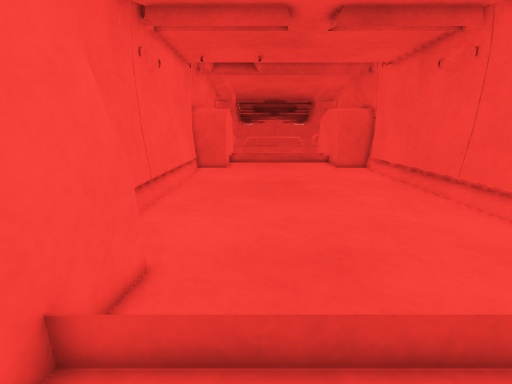
[1] (above)

16 first-person views from a walk through a Gazebo world. The camera is 0.31 m above the floor, tilts 14° down and sees 90° across. The floor is counted in squares, 0.1 m on a side. Each view is taken from the middle of a square. On the plan, view 1 faces up. The plan holds only what a view shows up to about 19 squares ahead; the rest is blank.

[2]
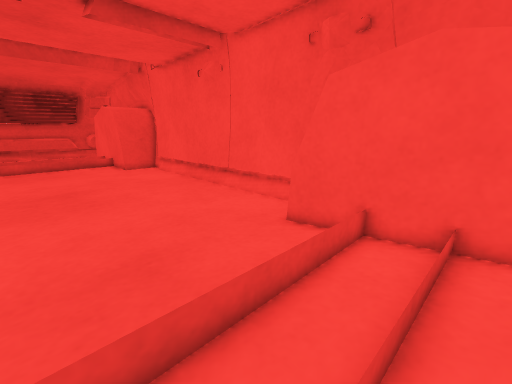

[3]
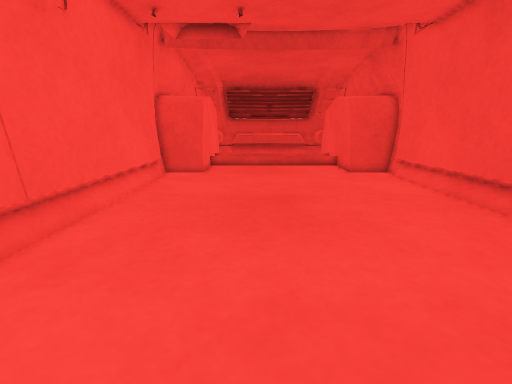

[4]
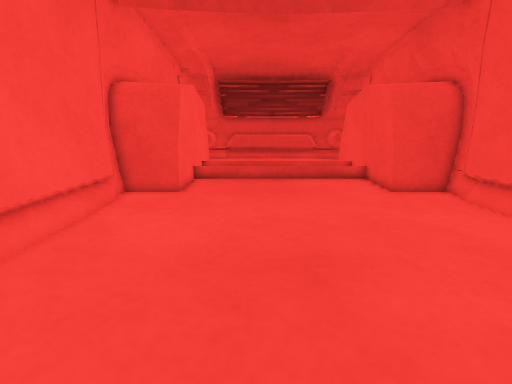

[5]
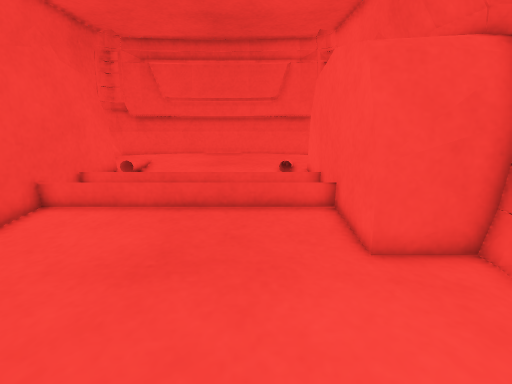

[6]
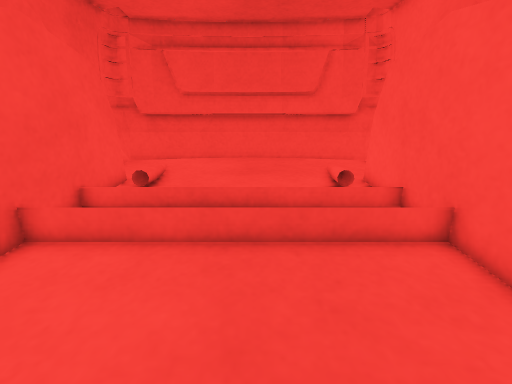

[7]
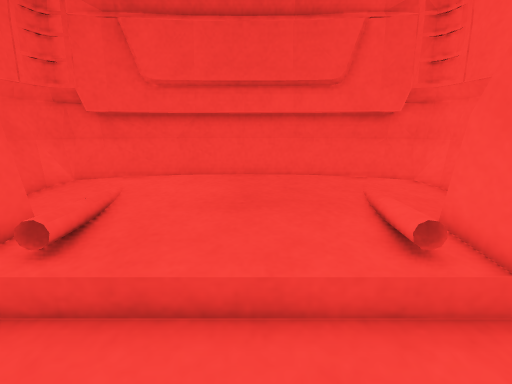

[8]
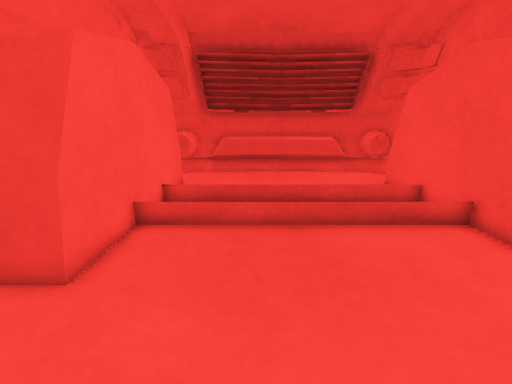

[9]
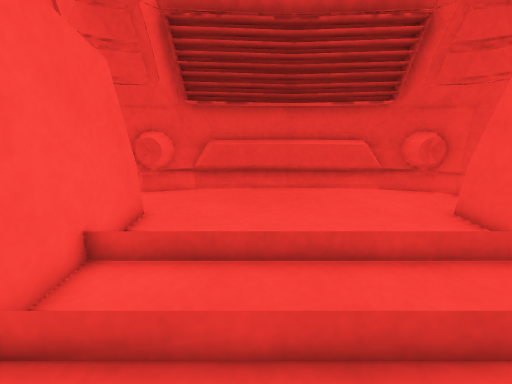

[10]
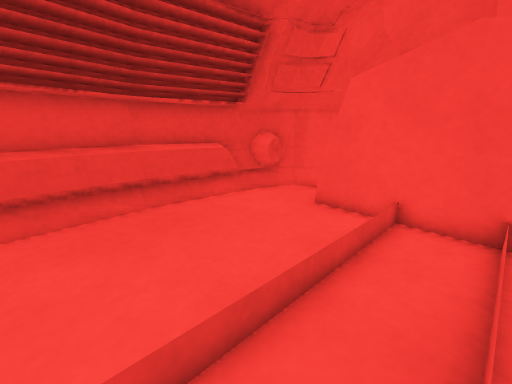

[11]
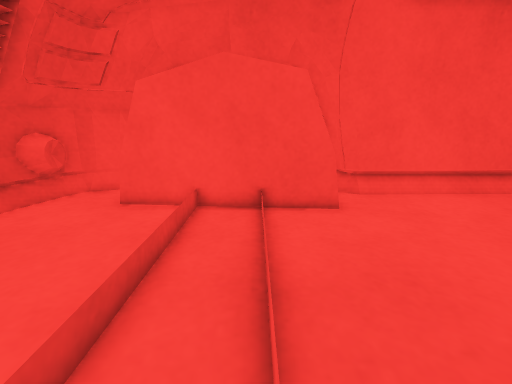

[12]
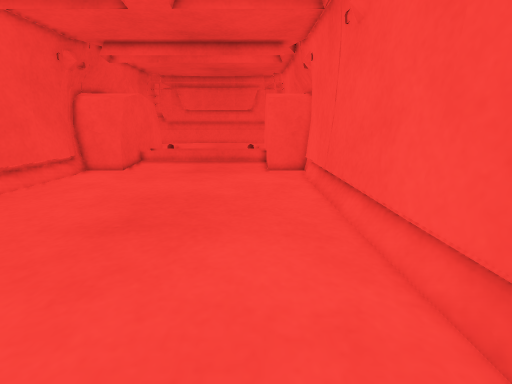

[13]
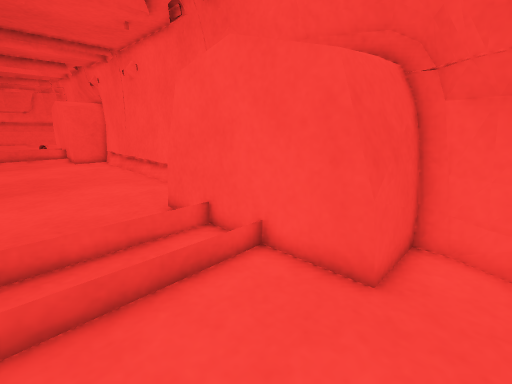

[14]
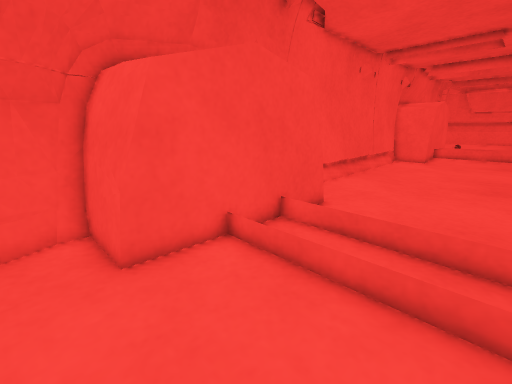

[15]
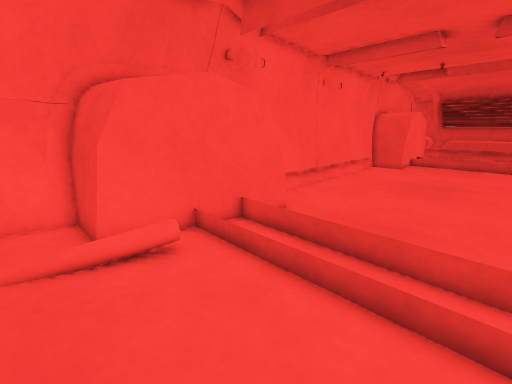

[16]
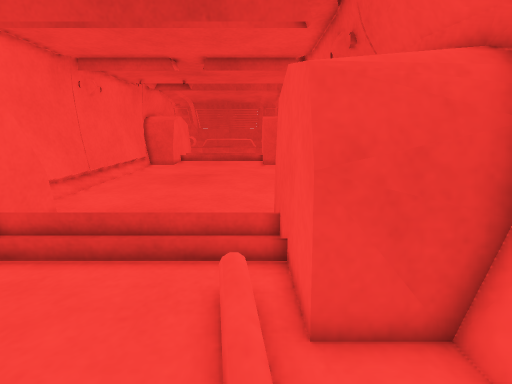

### Floor plan
Key: @ floor where view 1 was taken; # wall or solid block; . main floor; : floor 0.05 m higher than the main floor; + floor 0.1 m higher than the main floor; / step, stairs or slope; = window, fence, low wall or low ledge; v drop or lower ground.
Columns run from 6 left of view 1 to 11 right of it. Each row starts with its distance up from view 1.
 38     vvv#   #vv
 37  v####### ######v
 36  ####    #   ####v
 35 ###............###
 34 ##..............##
 33 ####..........####
 32 ####..........####
 31 #  #..........#  #
 30 #  #..........#  #
 29 #  #..........#  #
 28 #  #..........#  #
 27 #  #..........#  #
 26 ####..........####
 25 ###=..........=###
 24 #................#
 23 #=..............=#
 22 #=..............=#
 21 #=..............=#
 20 v=..............=v
 19 v=..............=v
 18 v=..............=v
 17 v=..............=v
 16 v=..............=v
 15 v=..............=v
 14 v=..............=v
 13 v=..............=v
 12 v=..............=v
 11 v=..............=v
 10 v=..............=v
  9 #=..............=#
  8 #=..............=#
  7 #=..............=#
  6 ###=..........=###
  5 ####..........####
  4 #  #..........#  #
  3 #  #..........#  #
  2 #  #::::::::::#  #
  1 #  #::::::::::#  #
  0 #  #::@:::::::#  #
 -1 ####//:::::://####
 -2 ####/::::::::/####
 -3 ##++//++++++//++##
 -4 =#++/++++++++/++#=
 -5 v#++++++++++++++#v
 -6 v#++++++++++++++#v
 -7 v################
 -8  vv==########==vv

Where each view was taken, in squares from view 1:
view 1: 0 up, 0 right, facing up
view 2: 0 up, 0 right, facing up-right
view 3: 6 up, 1 right, facing up
view 4: 12 up, 1 right, facing up
view 5: 12 up, 0 right, facing down
view 6: 9 up, 2 right, facing down
view 7: 4 up, 2 right, facing down
view 8: 20 up, 1 right, facing up
view 9: 25 up, 1 right, facing up
view 10: 28 up, 1 left, facing up-right
view 11: 28 up, 2 left, facing right
view 12: 25 up, 2 left, facing down
view 13: 35 up, 2 right, facing down-left
view 14: 35 up, 2 right, facing down-right
view 15: 4 down, 5 right, facing up-left
view 16: 6 down, 7 right, facing up
